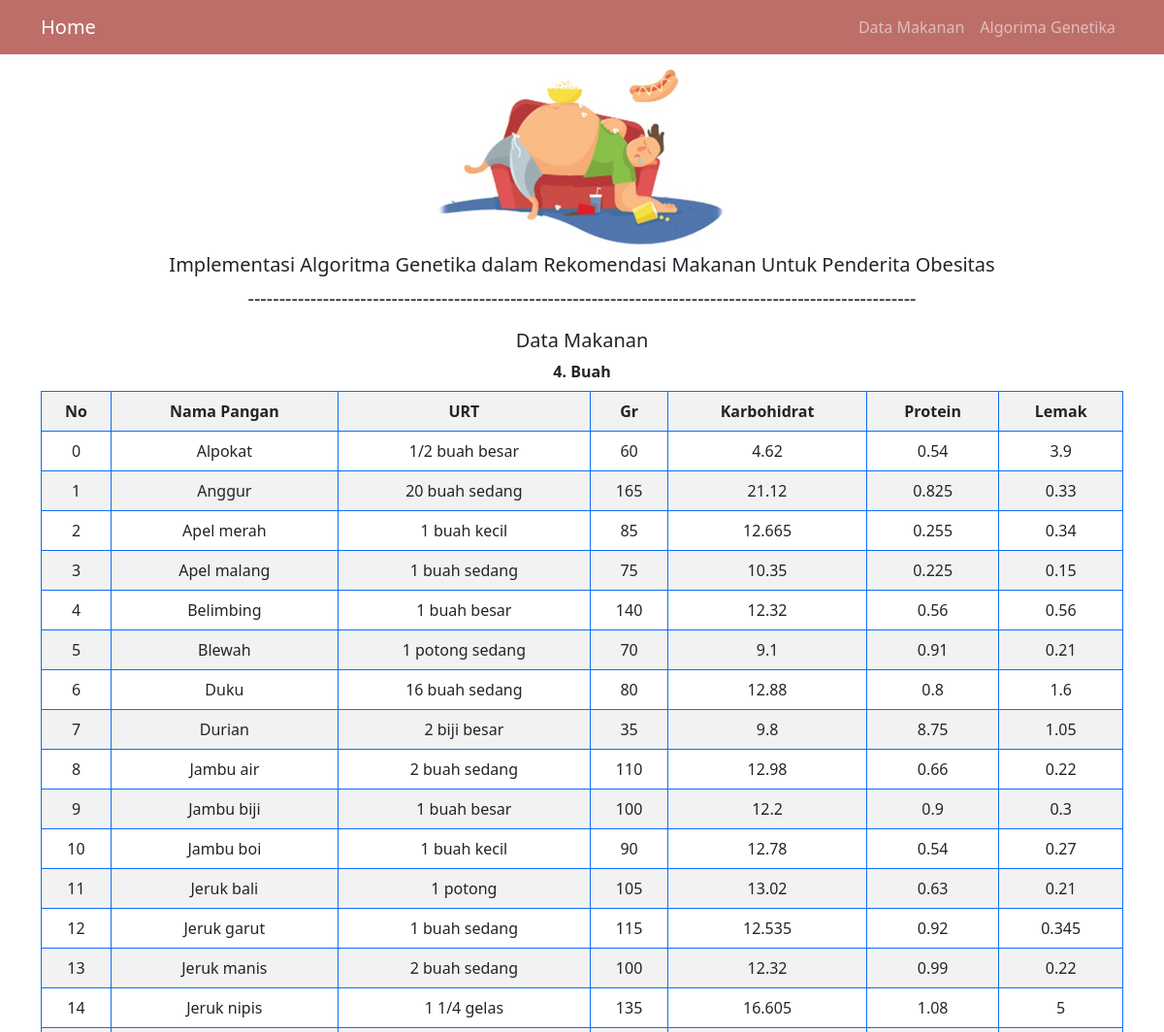
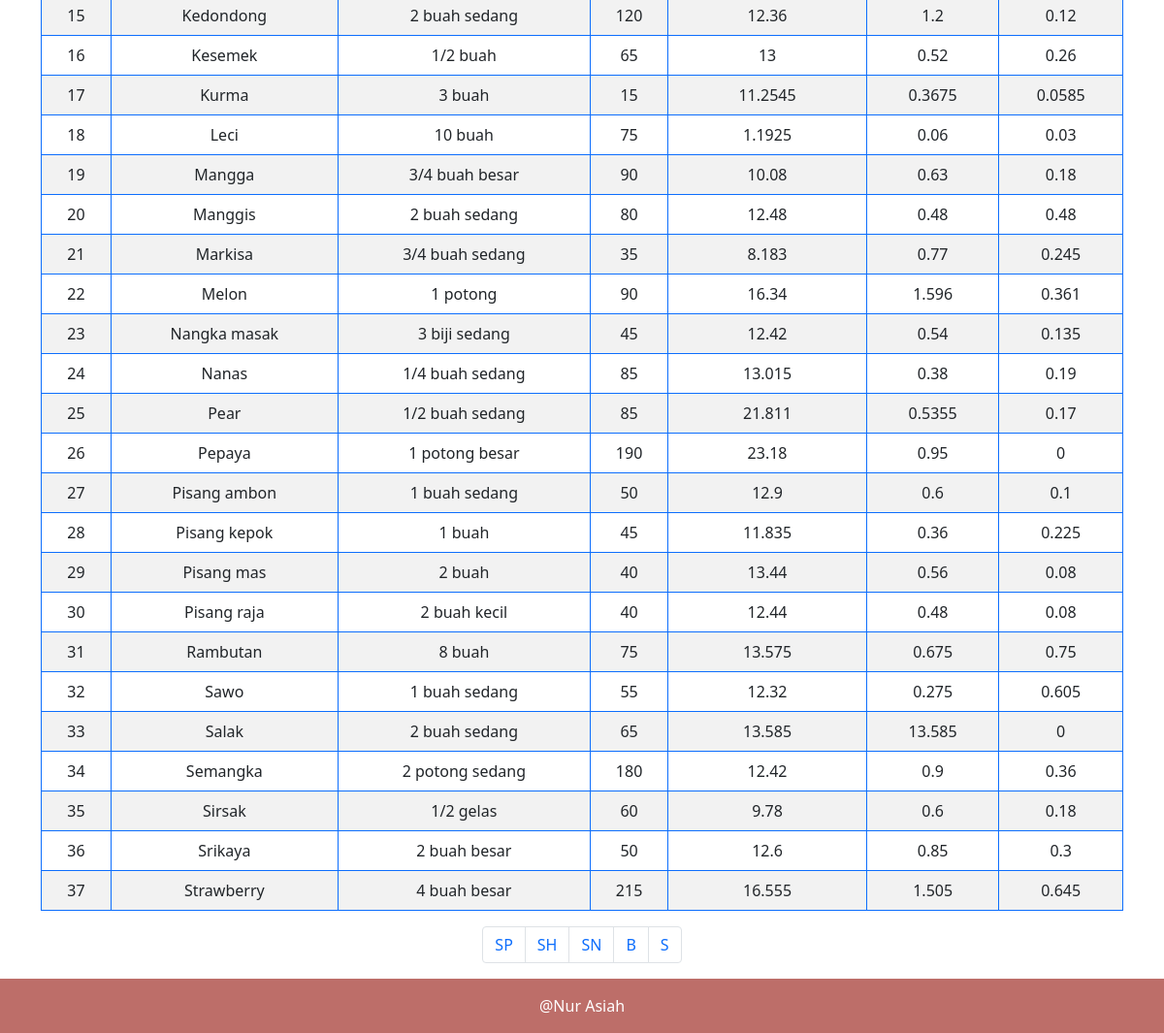
The page /buah.php on the database its author committed (2 pictures, top to bottom).
### tables this page shows
CREATE TABLE `buah` (
  `Index` int(100) NOT NULL,
  `Nama_Pangan` varchar(255) NOT NULL,
  `URT` tinytext NOT NULL,
  `Gr` int(100) NOT NULL,
  `Karbohidrat` float NOT NULL,
  `Protein` float NOT NULL,
  `Lemak` float NOT NULL
);

### buah.php (the view, shortened to what this page needs)
<!DOCTYPE html>
<html lang="en">
  <head>
    <link href="https://cdn.jsdelivr.net/npm/bootstrap@5.1.3/dist/css/bootstrap.min.css" rel="stylesheet" />
  </head>
  <body>
    <nav class="navbar navbar-expand-lg navbar-dark" style="background-color: rgba(158, 42, 34, 0.678)">
        <div class="container">
          <a class="navbar-brand" href="index.php">Home</a>
          <ul class="navbar-nav ms-auto">
            <li class="nav-item">
              <a class="nav-link" href="DataMakanan.php">Data Makanan</a>
            </li>
            <li class="nav-item">
              <a class="nav-link" href="Algoritma Genetika.php">Algorima Genetika</a>
            </li>
          </ul>
        </div>
      </nav>
    <section class="jumbotron text-center">
      <img src="img/IMG-20211129-WA0062.jpg" alt="asiah" width="300" />
      <h1 class="fs-5">Implementasi Algoritma Genetika dalam Rekomendasi Makanan Untuk Penderita Obesitas</h1>
      <p class="lead">-----------------------------------------------------------------------------------------------------------</p>
    </section>
    <div class="container">
            <div class="text-center mb-3">
    <h5>Data Makanan</h5>
     <table class ="table-bordered border-primary  table table-striped">
     <div class="text-center mb-2">
    <h7 class="fw-bold">4. Buah</h7>
          <th><center>No</center></th>
          <th><center>Nama Pangan</center></th>
          <th><center>URT</center></center></th>
          <th><center>Gr</center></th>
          <th><center>Karbohidrat</center></th>
          <th><center>Protein</center></th>
          <th><center>Lemak</center></th>
    <?php
$no=0;
$ambildata = mysqli_query($koneksi, "select * from buah");
while ($tampildata = mysqli_fetch_array($ambildata)){
    echo "
    <tr>
        <td><center>$no</center></td>
        <td><center>$tampildata[Nama_Pangan]</center></td>
        <td><center>$tampildata[URT]</center></td>
        <td><center>$tampildata[Gr]</center></td>
        <td><center>$tampildata[Karbohidrat]</center></td>
        <td><center>$tampildata[Protein]</center></td>
        <td><center>$tampildata[Lemak]</center></td>
    </tr>";
$no++;
}
?>
 </table>
  <tr>
  <nav aria-label="Page navigation example">
  <ul class="pagination justify-content-center">
    <li class="page-item"><a class="page-link" href="DataMakanan.php">SP</a></li>
    <li class="page-item"><a class="page-link" href="sumberhewani.php">SH</a></li>
    <li class="page-item"><a class="page-link" href="sumbernabati.php">SN</a></li>
    <li class="page-item"><a class="page-link" href="buah.php">B</a></li>
    <li class="page-item"><a class="page-link" href="sayur.php">S</a></li>
  </ul>
</nav>
 </div>
    </div>
    <footer class="text-white" style="background-color: rgba(158, 42, 34, 0.678)">
      <div class="p-3">
        <div class="text-center">
          <h7>@Nur Asiah</h7>
        </div>
      </div>
    </footer>
 </body>
</html>

### rows shown on the page
buah: Nama_Pangan "Alpokat", URT "1/2 buah besar", Gr "60", Karbohidrat "4.62", Protein "0.54", Lemak "3.9"
buah: Nama_Pangan "Anggur", URT "20 buah sedang", Gr "165", Karbohidrat "21.12", Protein "0.825", Lemak "0.33"
buah: Nama_Pangan "Apel merah", URT "1 buah kecil", Gr "85", Karbohidrat "12.665", Protein "0.255", Lemak "0.34"
buah: Nama_Pangan "Apel malang", URT "1 buah sedang", Gr "75", Karbohidrat "10.35", Protein "0.225", Lemak "0.15"
buah: Nama_Pangan "Belimbing", URT "1 buah besar", Gr "140", Karbohidrat "12.32", Protein "0.56", Lemak "0.56"
buah: Nama_Pangan "Blewah", URT "1 potong sedang", Gr "70", Karbohidrat "9.1", Protein "0.91", Lemak "0.21"
buah: Nama_Pangan "Duku", URT "16 buah sedang", Gr "80", Karbohidrat "12.88", Protein "0.8", Lemak "1.6"
buah: Nama_Pangan "Durian", URT "2 biji besar", Gr "35", Karbohidrat "9.8", Protein "8.75", Lemak "1.05"
buah: Nama_Pangan "Jambu air", URT "2 buah sedang", Gr "110", Karbohidrat "12.98", Protein "0.66", Lemak "0.22"
buah: Nama_Pangan "Jambu biji", URT "1 buah besar", Gr "100", Karbohidrat "12.2", Protein "0.9", Lemak "0.3"
buah: Nama_Pangan "Jambu boi", URT "1 buah kecil", Gr "90", Karbohidrat "12.78", Protein "0.54", Lemak "0.27"
buah: Nama_Pangan "Jeruk bali", URT "1 potong", Gr "105", Karbohidrat "13.02", Protein "0.63", Lemak "0.21"
buah: Nama_Pangan "Jeruk garut", URT "1 buah sedang", Gr "115", Karbohidrat "12.535", Protein "0.92", Lemak "0.345"
buah: Nama_Pangan "Jeruk manis", URT "2 buah sedang", Gr "100", Karbohidrat "12.32", Protein "0.99", Lemak "0.22"
buah: Nama_Pangan "Jeruk nipis", URT "1 1/4 gelas", Gr "135", Karbohidrat "16.605", Protein "1.08", Lemak "5"
buah: Nama_Pangan "Kedondong", URT "2 buah sedang", Gr "120", Karbohidrat "12.36", Protein "1.2", Lemak "0.12"
buah: Nama_Pangan "Kesemek", URT "1/2 buah", Gr "65", Karbohidrat "13", Protein "0.52", Lemak "0.26"
buah: Nama_Pangan "Kurma", URT "3 buah", Gr "15", Karbohidrat "11.2545", Protein "0.3675", Lemak "0.0585"
buah: Nama_Pangan "Leci", URT "10 buah", Gr "75", Karbohidrat "1.1925", Protein "0.06", Lemak "0.03"
buah: Nama_Pangan "Mangga", URT "3/4 buah besar", Gr "90", Karbohidrat "10.08", Protein "0.63", Lemak "0.18"
buah: Nama_Pangan "Manggis", URT "2 buah sedang", Gr "80", Karbohidrat "12.48", Protein "0.48", Lemak "0.48"
buah: Nama_Pangan "Markisa", URT "3/4 buah sedang", Gr "35", Karbohidrat "8.183", Protein "0.77", Lemak "0.245"
buah: Nama_Pangan "Melon", URT "1 potong", Gr "90", Karbohidrat "16.34", Protein "1.596", Lemak "0.361"
buah: Nama_Pangan "Nangka masak", URT "3 biji sedang", Gr "45", Karbohidrat "12.42", Protein "0.54", Lemak "0.135"
buah: Nama_Pangan "Nanas", URT "1/4 buah sedang", Gr "85", Karbohidrat "13.015", Protein "0.38", Lemak "0.19"
buah: Nama_Pangan "Pear", URT "1/2 buah sedang", Gr "85", Karbohidrat "21.811", Protein "0.5355", Lemak "0.17"
buah: Nama_Pangan "Pepaya", URT "1 potong besar", Gr "190", Karbohidrat "23.18", Protein "0.95", Lemak "0"
buah: Nama_Pangan "Pisang ambon", URT "1 buah sedang", Gr "50", Karbohidrat "12.9", Protein "0.6", Lemak "0.1"
buah: Nama_Pangan "Pisang kepok", URT "1 buah", Gr "45", Karbohidrat "11.835", Protein "0.36", Lemak "0.225"
buah: Nama_Pangan "Pisang mas", URT "2 buah", Gr "40", Karbohidrat "13.44", Protein "0.56", Lemak "0.08"
buah: Nama_Pangan "Pisang raja", URT "2 buah kecil", Gr "40", Karbohidrat "12.44", Protein "0.48", Lemak "0.08"
buah: Nama_Pangan "Rambutan", URT "8 buah", Gr "75", Karbohidrat "13.575", Protein "0.675", Lemak "0.75"
buah: Nama_Pangan "Sawo", URT "1 buah sedang", Gr "55", Karbohidrat "12.32", Protein "0.275", Lemak "0.605"
buah: Nama_Pangan "Salak", URT "2 buah sedang", Gr "65", Karbohidrat "13.585", Protein "13.585", Lemak "0"
buah: Nama_Pangan "Semangka", URT "2 potong sedang", Gr "180", Karbohidrat "12.42", Protein "0.9", Lemak "0.36"
buah: Nama_Pangan "Sirsak", URT "1/2 gelas", Gr "60", Karbohidrat "9.78", Protein "0.6", Lemak "0.18"
buah: Nama_Pangan "Srikaya", URT "2 buah besar", Gr "50", Karbohidrat "12.6", Protein "0.85", Lemak "0.3"
buah: Nama_Pangan "Strawberry", URT "4 buah besar", Gr "215", Karbohidrat "16.555", Protein "1.505", Lemak "0.645"
